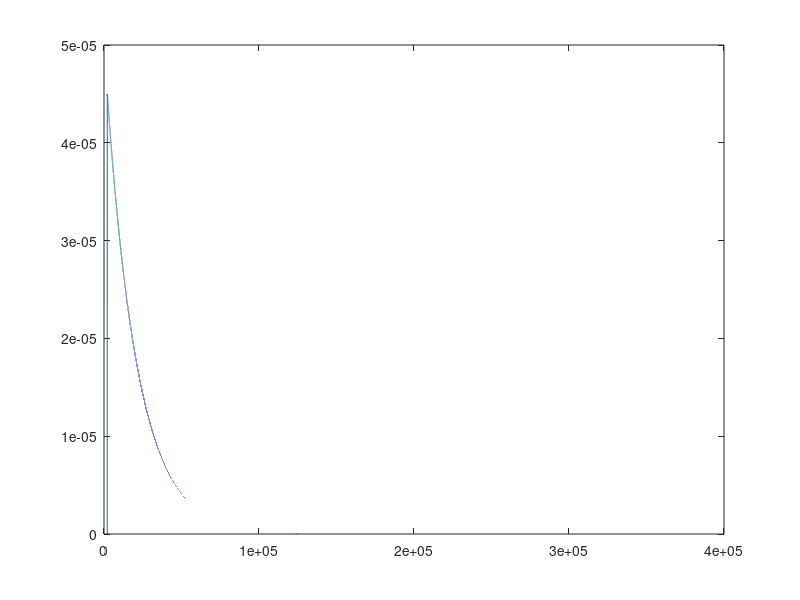

Reproduce this figure in MATLAB. (Note: this script raises an error after producing the figure.)
%% 
clear all
close all
clc

% parameters
K               = 5;                            % analyse data 3 times
TotalAlpha      = 0.01;                         % pre-specified alpha-level for the full sequential test
Alpha_k         = ones(1,K)*(TotalAlpha/K);     % alpha to spend at each stage
Gamma_k         = [0.1, 0.15, 0.2, 0.25, 0.29]; % ...!
Resolution      = (1/0.0001);                   % the resolution of the approximated distribution of the test statistic
Xvalues         = 0:1/Resolution:35;            % the x-axis along which the distribution of the test statistic will be defined
Null         	= chi2pdf(Xvalues,2);           % null distribution for test statistic at stage k
Null            = Null/sum(Null);             	% normalise 
Chi2_Norm       = Null/sum(Null);             	% normalise 

% stage 1 threshold
k               = 1;                                % stage 1
aThresholds(k)	= -2*log( Alpha_k(k) );                                                 % for the first stage, we don't need to do any convolutions
gThresholds(k)	= -2*log(1- Gamma_k(k) );
TruncInd_Ra      = round(aThresholds(k)*Resolution);                                          % The location where the stage 1 distribution will be truncated (later at stage two)
TruncInd_Rg      = round(gThresholds(k)*Resolution);           

for k = 2:K
    disp(k)
    NullTrunc                   = Null;                                                     % reset null hip.
    NullTrunc(TruncInd_Ra:end)  = zeros(1, length(NullTrunc(TruncInd_Ra:end)));              % truncate distribution: this is the stage k-1 distribution upon entering stage k
    NullTrunc(1:TruncInd_Rg)    = zeros(1, length(NullTrunc(1:TruncInd_Rg)));
    
    plot(NullTrunc)
    drawnow
    
    Null2                       = conv(Chi2_Norm, NullTrunc);                               % convolve the truncated distribution with the stage two distribution (given by Chi2_Norm) to give the distibution of the summary statistic for stage k
    Null2                       = Null2 / (sum(Null2) / (1 - sum(Gamma_k(1:(k-1))) - sum(Alpha_k(1:(k-1)))));
%     Null2                       = Null2 / (1 - sum(Gamma_k(1:(k-1))) - sum(Alpha_k(1:(k-1))));   % normalise. Note: area is reduced due to the truncation
    
    TruncInd_Ra                  = findIndex(Null2, sum(Null2) - Alpha_k(k));            % find the critical threshold. Function "findIndex" is a search function (probably not the most efficient, but it works)
    aThresholds(k)              = TruncInd_Ra/Resolution;                                    % translate the index to a threshold
    TruncInd_Rg                 = findIndex(Null2, Gamma_k(k), 1);
    gThresholds(k)              = TruncInd_Rg/Resolution;
    Null                        = Null2; 
    disp(aThresholds)
    disp(gThresholds)
end
disp('')
disp('--------------------------------')
disp(aThresholds)
disp(gThresholds)
%%
% % % % % % % % % % % % % % % % % % % % % % % % % % % % % % % % % % % % % %
% % % % % % % % % % % % % % % % % % % % % % % % % % % % % % % % % % % % % %
% % % % % % % % % % % verify FPR  % % % % % % % % % % % % % % % % % % % % %
% % % % % % % % % % % % % % % % % % % % % % % % % % % % % % % % % % % % % %
% % % % % % % % % % % % % % % % % % % % % % % % % % % % % % % % % % % % % %
K       = 5;                % test the 5-staged design
FP      = zeros(1, K);      % number of false-positives
NumT    = 1000000;          % number of tests to carry out

for ti=1:NumT
    Ps          = rand(1,K);            % random p values: all assumptions are met, so the FPR should be exact. 
    Plog        = -2*log(Ps);           % fisher transform
    Detected    = false;                % 
    
    % check for rejections
    k = 1;
    if sum(Plog(1:k)) > Thresholds(k)       % H0 rejected at stage 1 --> stop
        FP(k) = FP(k) + 1;
    else
        k = 2;
        if sum(Plog(1:k)) > Thresholds(k)       % H0 rejected at stage 2 --> stop
            FP(k) = FP(k) + 1;
        else
            k = 3;
            if sum(Plog(1:k)) > Thresholds(k)   % H0 rejected at stage 3 --> stop
                FP(k) = FP(k) + 1;
            else
                k = 4;
                if sum(Plog(1:k)) > Thresholds(k)   % H0 rejected at stage 3 --> stop
                    FP(k) = FP(k) + 1;
                else
                    k = 5;
                    if sum(Plog(1:k)) > Thresholds(k)   % H0 rejected at stage 3 --> stop
                        FP(k) = FP(k) + 1;
                    end
                end
            end
        end
    end
end

Stage_FPRs  = FP/NumT               % stage-wise FPRs
FPR         = sum(FP) / NumT        % total FPR
